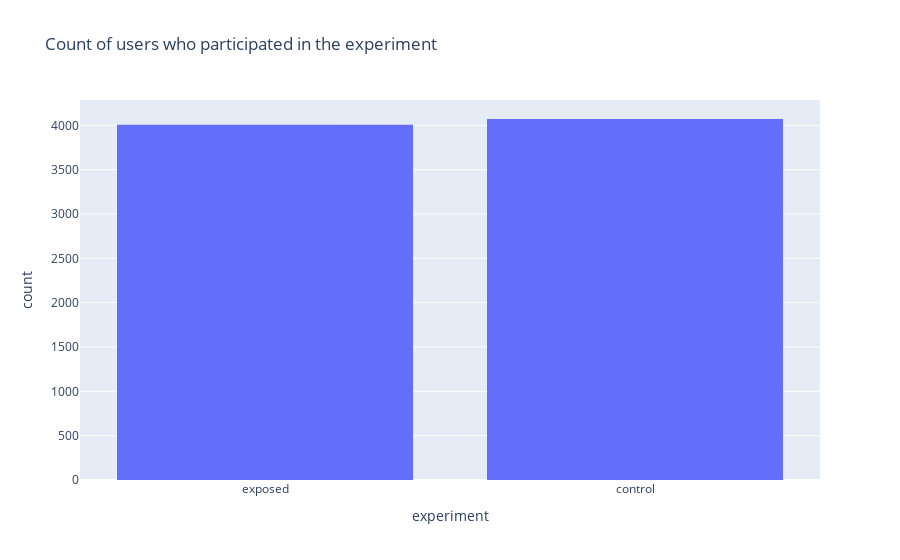

Source (notebook cell):
### Code cell
fig = px.histogram(data,x='experiment',title='Count of users who participated in the experiment')
fig.show()

### Figure 1 — Plotly figure (JSON) as saved in the notebook; plotly's stock layout.template omitted (floating-point values rounded to 4 significant figures; data arrays with more than 128 entries replaced by an {"elided": "..."} marker saying what was removed)
{"data": [{"alignmentgroup": "True", "bingroup": "x", "hovertemplate": "experiment=%{x}<br>count=%{y}<extra></extra>", "legendgroup": "", "marker": {"color": "#636efa", "pattern": {"shape": ""}}, "name": "", "offsetgroup": "", "orientation": "v", "showlegend": false, "type": "histogram", "x": {"elided": "8077 str values"}, "xaxis": "x", "yaxis": "y"}], "layout": {"barmode": "relative", "legend": {"tracegroupgap": 0}, "title": {"text": "Count of users who participated in the experiment"}, "xaxis": {"anchor": "y", "domain": [0, 1], "title": {"text": "experiment"}}, "yaxis": {"anchor": "x", "domain": [0, 1], "title": {"text": "count"}}}}
